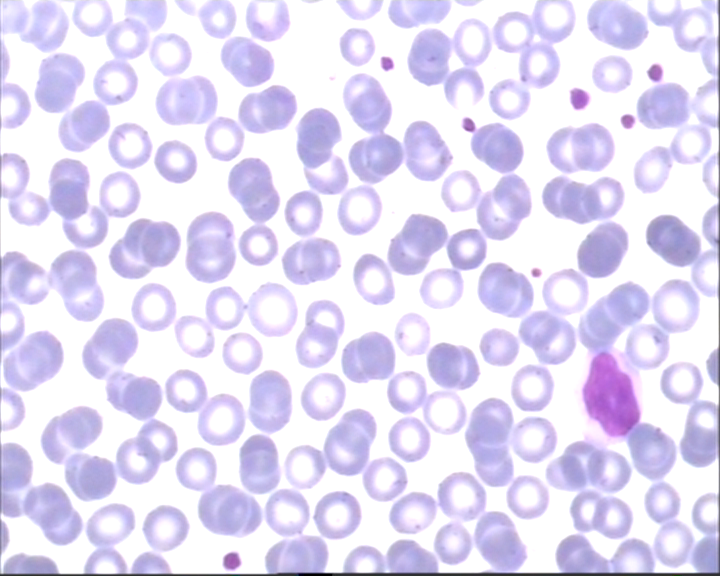
#> input picture my-automated platelet counting/45.bmp, 720 x 576 px
$ python one.py
#> lines starting #> are read from the running program, lines starting #| are printed output that depends on the picture; after the words box and inside, x2 and y2 are one past the last pixel; in counts of white or black regions, pixels touching at a corner belong together
import cv2
import glob
import numpy as np

filenames = [img for img in glob.glob("./45.bmp")]

filenames.sort()

for bb,imgs in enumerate(filenames):
    print(bb,imgs)

    img = cv2.imread(imgs)
#> img is the input picture: shape (576, 720, 3); mean B, G, R 244.7, 219.9, 226.5
    image = cv2.GaussianBlur(img,(5,5),0)
    cv2.imshow('Filtered_original',image)

    Lab = cv2.cvtColor(image, cv2.COLOR_LBGR2LAB)
#> Lab: shape (576, 720, 3); mean of channels 0, 1, 2 241.5, 131.4, 122.5

    #masking/thresholding
    lower = np.array([130,146,70])
    upper = np.array([255,255,180])

    mask = cv2.inRange(Lab, lower, upper)
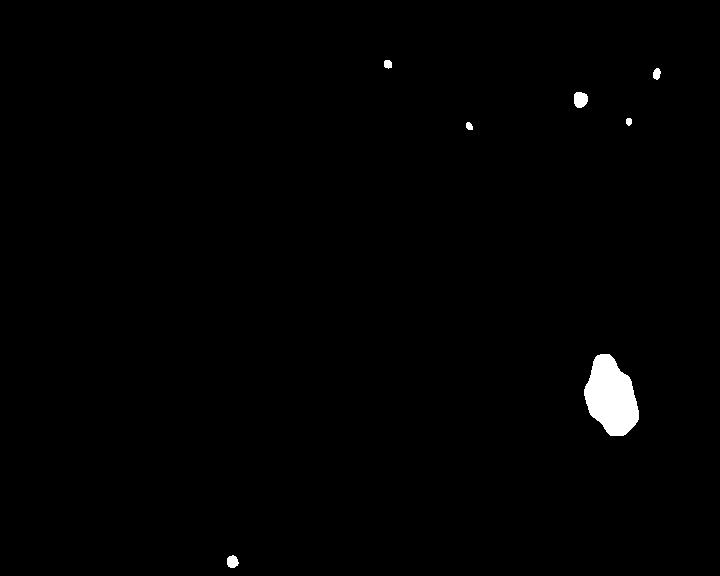
#> mask: shape (576, 720); 0.87% white; 7 white regions, largest, box (x1, y1, x2, y2) and area: (584, 354, 639, 436) 3095, (574, 92, 588, 108) 186, (227, 555, 239, 568) 119
    # cv2.imshow('Masked',mask)

    masked = np.ones(image.shape[:2], dtype="uint8") * 255
    masked2 = np.ones(image.shape[:2], dtype="uint8") * 255
    masked3 = np.ones(image.shape[:2], dtype="uint8") * 255

    #morphology
    kernal = np.ones((3,3),np.uint8)
    opening = cv2.morphologyEx(mask,cv2.MORPH_OPEN,kernal, iterations = 2)
#> opening: shape (576, 720); 0.86% white; 7 white regions, largest, box (x1, y1, x2, y2) and area: (584, 354, 639, 436) 3095, (574, 92, 588, 108) 186, (227, 556, 238, 568) 115
    final = cv2.dilate(opening,kernal,iterations = 3)
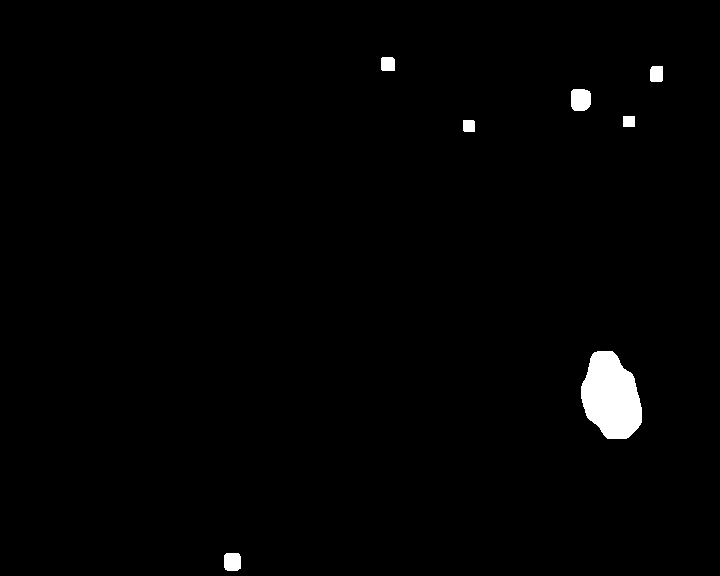
#> final: shape (576, 720); 1.3% white; 7 white regions
    cv2.imshow('Final',final)

    # find contours
    (contours, _) = cv2.findContours(final, cv2.RETR_EXTERNAL,
    cv2.CHAIN_APPROX_SIMPLE)
#> contours = 7 contours; box (x1, y1, x2, y2) and area: (581, 351, 642, 439) 3844, (571, 89, 591, 111) 368, (224, 553, 241, 571) 259, (650, 66, 663, 82) 176, (381, 57, 395, 71) 166, (463, 120, 475, 132) 120, (623, 116, 635, 127) 110

    # print table of contours and sizes
    #print("Found %d objects." % len(contours))
    for (i, c) in enumerate(contours):
        #print("\tSize of contour %d: %d" % (i, len(c)))
        if(len(c)<162):
            #contours.remove(c)
            cv2.drawContours(masked, [c], -1, 0, -1)
#> this loop made 7 passes
#> c on pass 4: [[623, 116], [623, 126], [634, 126], [634, 116]]
#> masked: shape (576, 720); 98.7% white; 7 black regions, largest, box (x1, y1, x2, y2) and area: (581, 351, 642, 439) 3953, (571, 89, 591, 111) 402, (224, 553, 241, 571) 289
            #cv2.drawContours(final, [c], -1, (0,255,0), 3)
    wbc = cv2.bitwise_and(final,final,mask=masked)
#> wbc: shape (576, 720); every value is 0
    platelets = final-wbc

    #Removing the debris
    (contours, _) = cv2.findContours(platelets, cv2.RETR_EXTERNAL,
    cv2.CHAIN_APPROX_SIMPLE)

    # print table of contours and sizes
    #print("Found %d objects." % len(contours))
    for (i, c) in enumerate(contours):
        #print("\tSize of contour %d: %d" % (i, len(c)))
        if(len(c)<18):
            #contours.remove(c)
            cv2.drawContours(masked2, [c], -1, 0, -1)
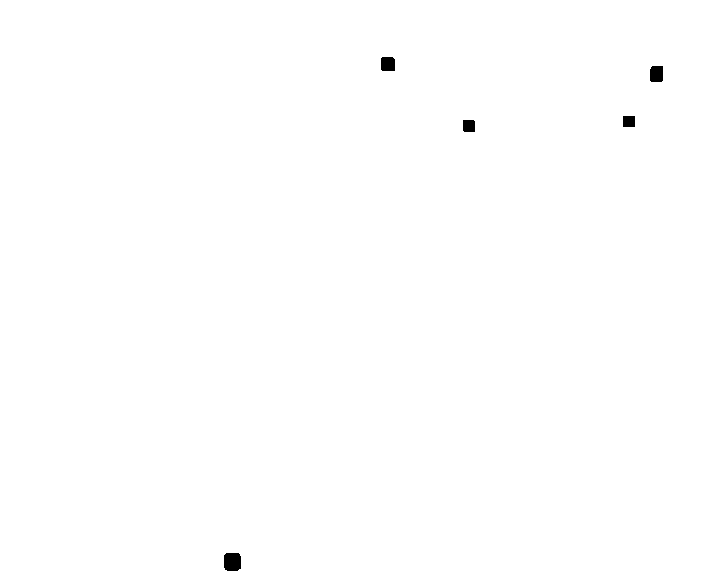
#> masked2: shape (576, 720); 99.8% white; 5 black regions, box (x1, y1, x2, y2) and area: (224, 553, 241, 571) 289, (650, 66, 663, 82) 202, (381, 57, 395, 71) 191, (463, 120, 475, 132) 142, (623, 116, 635, 127) 132
            #cv2.drawContours(final, [c], -1, (0,255,0), 3)
    platelets_final = cv2.bitwise_and(platelets,platelets,mask=masked2)
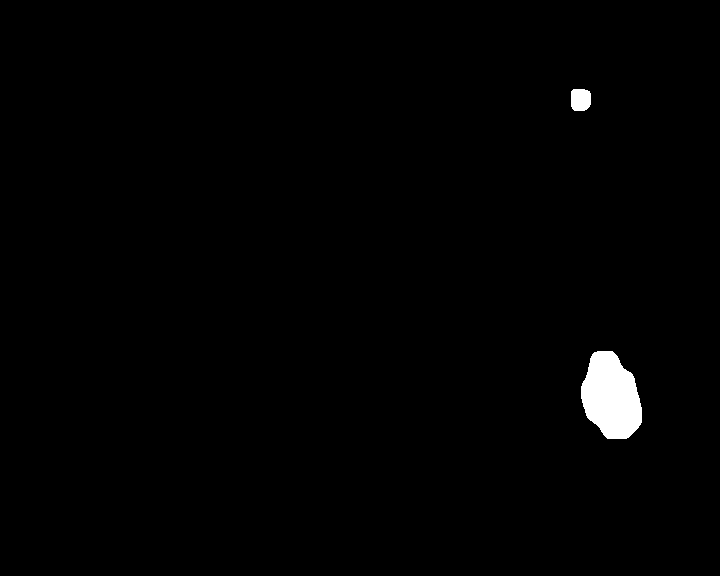
#> platelets_final: shape (576, 720); 1.1% white; 2 white regions

    #Convex hull for wbc
    contours, hierarchy = cv2.findContours(wbc, cv2.RETR_TREE, cv2.CHAIN_APPROX_SIMPLE)
#> contours = []

    hull = []

    for i in range(len(contours)):
        hull.append(cv2.convexHull(contours[i], False))
#> this loop made 0 passes
#> after the loop, hull = []

    drawing = np.zeros((wbc.shape[0], wbc.shape[1], 3), np.uint8)

    for i in range(len(contours)):
        color_contours = (0,255,0)
        color = (255,255,255)
        cv2.drawContours(drawing, contours, i, color_contours, 2, 8, hierarchy)
        cv2.drawContours(drawing, hull, i, color, 2, 8)
#> drawing: shape (576, 720, 3); every value is 0
    # cv2.imshow('WBC',wbc)
    # cv2.imshow('WBC Hull',drawing)
    cv2.imshow('platelets',platelets)
    cv2.imwrite("platelets.jpg", platelets)

    (contours, _) = cv2.findContours(platelets_final, cv2.RETR_EXTERNAL, cv2.CHAIN_APPROX_SIMPLE)
#> contours = 2 contours; box (x1, y1, x2, y2) and area: (581, 351, 642, 439) 3844, (571, 89, 591, 111) 368
    for (i, c) in enumerate(contours):
        cnt = contours[i]
        x,y,z = cv2.minAreaRect(cnt)
        aspect_ratio = y[0]/y[1]
        if(aspect_ratio<0.65 or aspect_ratio>1.35):
            # contours.remove(c)
            cv2.drawContours(masked3, [c], -1, 0, -1)
#> this loop made 2 passes
#> (x, y, z, aspect_ratio) on passes 1 to 2: ((609.3, 395.1), (56.27, 91.44), -14.04, 0.615), ((580.5, 99.5), (21, 19), -90, 1.11)
#> masked3: shape (576, 720); 99% white; 1 black region, box (x1, y1, x2, y2) and area: (581, 351, 642, 439) 3953
            # cv2.drawContours(final, [c], -1, (0,255,0), 3)
    platelets_shaped = cv2.bitwise_and(platelets_final,platelets_final,mask=masked3)
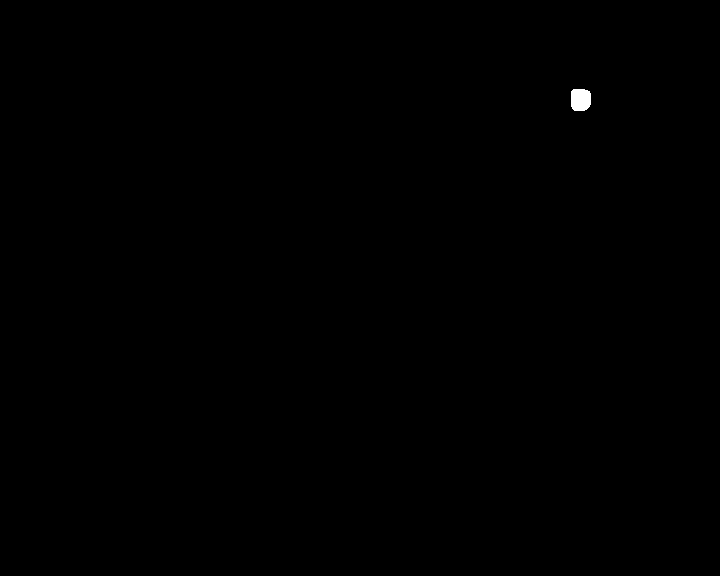
#> platelets_shaped: shape (576, 720); 0.1% white; 1 white region

    #Convex hull for platelets
    contours, hierarchy = cv2.findContours(platelets_shaped, cv2.RETR_TREE, cv2.CHAIN_APPROX_SIMPLE)
#> contours = 1 contour; box (x1, y1, x2, y2) and area: (571, 89, 591, 111) 368

    hull2 = []

    for i in range(len(contours)):
        hull2.append(cv2.convexHull(contours[i], False))
#> this loop made 1 pass
#> after the loop, hull2 = 1 contour; box (x1, y1, x2, y2) and area: (571, 89, 591, 111) 371

    drawing2 = np.zeros((platelets_shaped.shape[0], platelets_shaped.shape[1], 3), np.uint8)

    for i in range(len(contours)):
        color_contours = (0,255,0)
        color = (255,255,255)
        cv2.drawContours(drawing2, contours, i, color_contours, 2, 8, hierarchy)
        cv2.drawContours(drawing2, hull2, i, color, 2, 8)
#> this loop made 1 pass
#> (color_contours, color) on pass 1: ((0, 255, 0), (255, 255, 255))

    # cv2.imwrite('./WBC/sample{}.jpg'.format(bb+1), drawing)
    cv2.imwrite('./PLATELETS/sample{}.jpg'.format(bb+1), drawing2)

cv2.waitKey(0)
cv2.destroyAllWindows()
